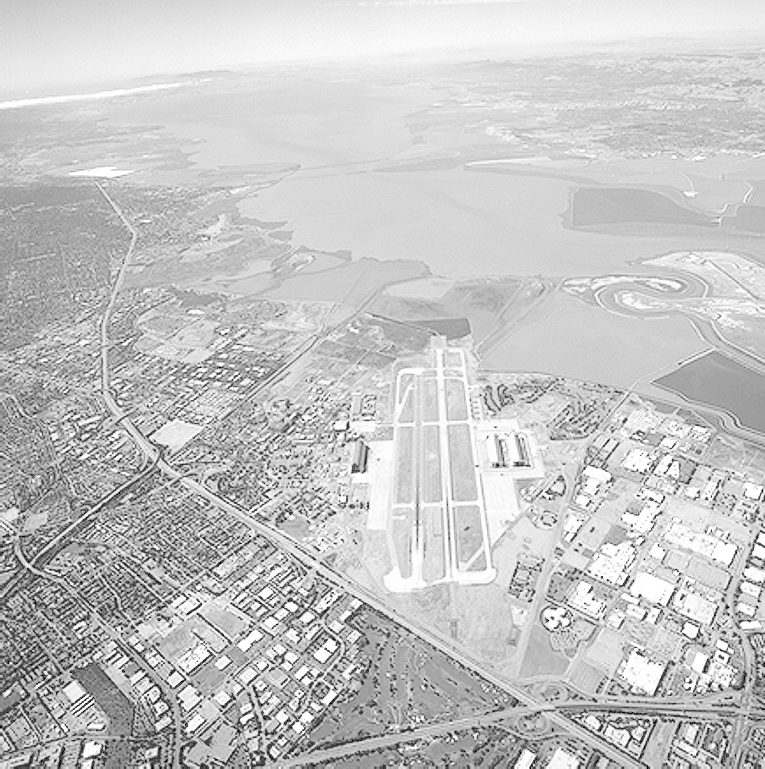
#> input picture data/runway.png, 765 x 769 px, found by its file name
$ python question_03.py
#> lines starting #> are read from the running program, lines starting #| are printed output that depends on the picture
#> further down, im is the input picture: shape (769, 765, 3); min 0, max 255, mean 197.1
import numpy as np
import cv2 as cv
import matplotlib.pyplot as plt


def equalize_histogram(im):
    # convert to LAB color space
    lab = cv.cvtColor(im, cv.COLOR_BGR2LAB)
#> lab: shape (769, 765, 3); mean of channels 0, 1, 2 202.2, 128, 128

    # Split channels
    L, a, b = cv.split(lab)
#> a: shape (769, 765); every value is 128

    # compute histogram
    hist = np.zeros(256, dtype=int)
    for i in range(256):
        hist[i] = np.sum(L == i)
#> after the loop, hist = 256 values, max 22248 at index 219, min 0 at index 1, mean 2298

    cdf = hist.cumsum()  # cumulative distribution function
#> cdf = 256 values from 875 to 588285

    # normalize
    cdf_min = cdf[np.nonzero(cdf)][0]  # first non-zero
#> cdf_min = 875
    total_pixels = L.size
#> total_pixels = 588285
    cdf_normalized = np.round((cdf - cdf_min) / (total_pixels - cdf_min) * 255).astype(
        np.uint8
    )
#> cdf_normalized = 256 values from 0 to 255

    # map original pixel values to equalized values
    L_equalized = cdf_normalized[L]
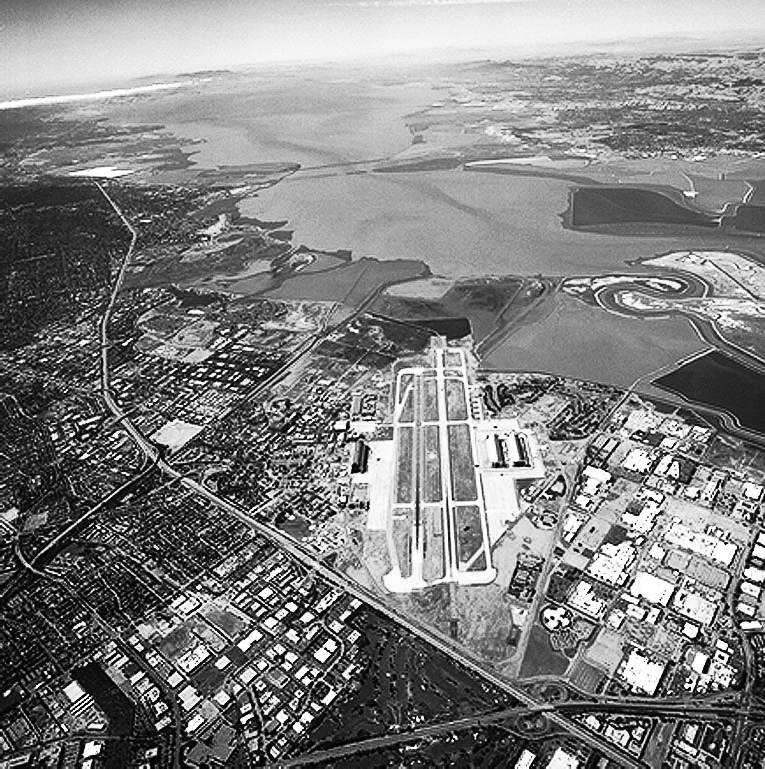
#> L_equalized: shape (769, 765); min 0, max 255, mean 128.9

    # compute histogram AFTER
    hist_eq = np.zeros(256, dtype=int)
    for i in range(256):
        hist_eq[i] = np.sum(L_equalized == i)
#> after the loop, hist_eq = 256 values, max 22248 at index 163, min 0 at index 2, mean 2298

    # merge channels and convert back to BGR
    lab_equalized = cv.merge((L_equalized, a, b))
#> lab_equalized: shape (769, 765, 3); mean of channels 0, 1, 2 128.9, 128, 128
    img_equalized = cv.cvtColor(lab_equalized, cv.COLOR_LAB2BGR)
    fig, axes = plt.subplots(2, 2, figsize=(12, 8))

    axes[0, 0].imshow(cv.cvtColor(im, cv.COLOR_BGR2RGB))
    axes[0, 0].set_title("Original Image")
    axes[0, 0].axis("off")

    axes[0, 1].plot(hist, color="black")
    axes[0, 1].set_title("Histogram Before Equalization")
    axes[0, 1].set_xlabel("Pixel Intensity")
    axes[0, 1].set_ylabel("Pixel Count")
    axes[0, 1].set_xlim([0, 255])

    axes[1, 0].imshow(cv.cvtColor(img_equalized, cv.COLOR_BGR2RGB))
    axes[1, 0].set_title("Equalized Image")
    axes[1, 0].axis("off")

    axes[1, 1].plot(hist_eq, color="black")
    axes[1, 1].set_title("Histogram After Equalization")
    axes[1, 1].set_xlabel("Pixel Intensity")
    axes[1, 1].set_ylabel("Pixel Count")
    axes[1, 1].set_xlim([0, 255])

    plt.suptitle("Histogram Equalization", fontsize=14)
    plt.tight_layout()
    plt.show()
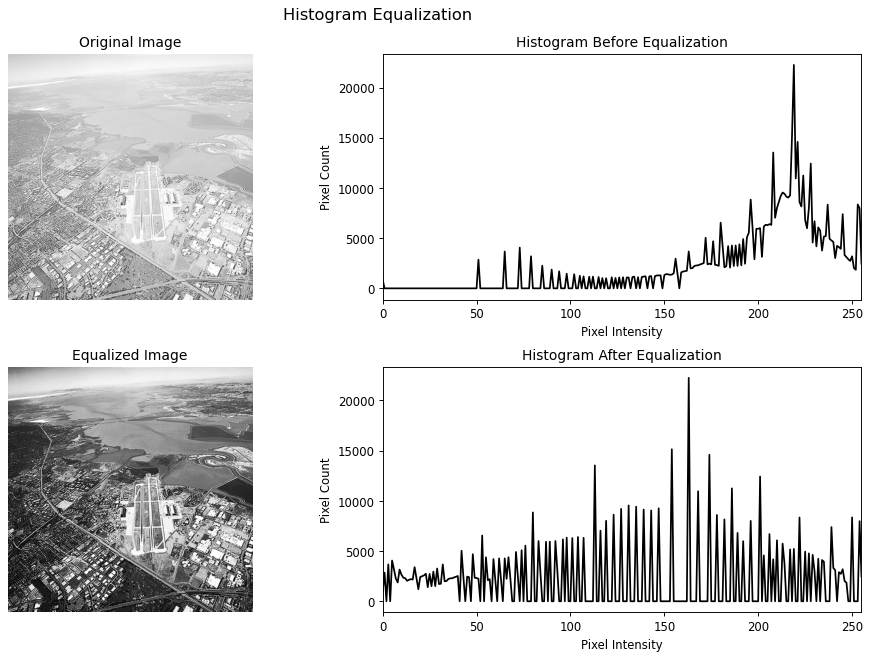
#> figure drawn by matplotlib, 4 panels; panel 2: curve peaks at x = 219, y = 22248; panel 4: curve peaks at x = 163, y = 22248
    return img_equalized


im = cv.imread(r"D:\MScAI_UOM\S3\CV\Assignment 01\data\runway.png")
equalize_histogram(im)

$ run again, with data/brain_proton_density_slice.png copied over data/runway.png
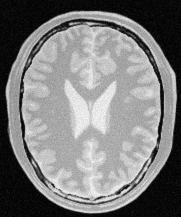
#> input picture data/brain_proton_density_slice.png, 181 x 217 px, found by its file name
#> im is the input picture: shape (217, 181, 3); min 0, max 251, mean 123.7
#> lab: shape (217, 181, 3); mean of channels 0, 1, 2 127.7, 128, 128
#> a: shape (217, 181); every value is 128
#> after the loop in equalize_histogram, `for i in range(256):`: hist = 256 values, max 2173 at index 5, min 0 at index 4, mean 153.4
#> cdf = 256 values from 30 to 39277
#> cdf_min = 30
#> cdf_normalized = 256 values from 0 to 255
#> in equalize_histogram, `L_equalized = cdf_normalized[L]`:
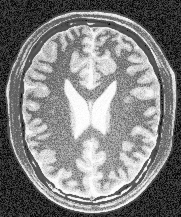
#> L_equalized: shape (217, 181); min 0, max 255, mean 129.5
#> after the loop in equalize_histogram, `for i in range(256):`: hist_eq = 256 values, max 2173 at index 37, min 0 at index 1, mean 153.4
#> lab_equalized: shape (217, 181, 3); mean of channels 0, 1, 2 129.5, 128, 128
#> in equalize_histogram, `plt.show()`:
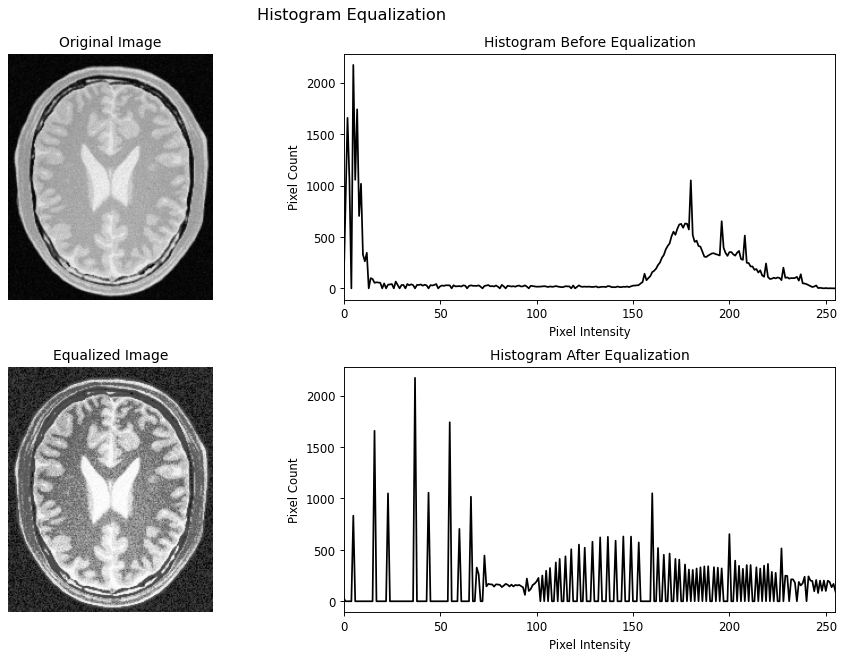
#> figure drawn by matplotlib, 4 panels; panel 2: curve peaks at x = 5, y = 2173; panel 4: curve peaks at x = 37, y = 2173
